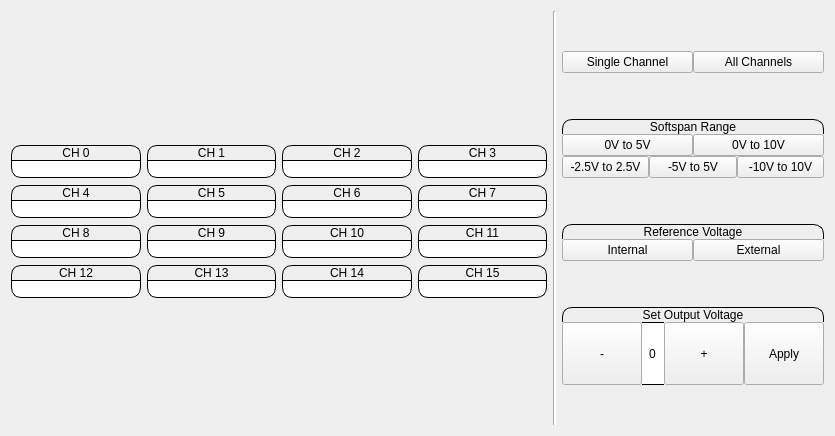
      <widget class="QWidget" name="dac_page">
       <layout class="QVBoxLayout" name="verticalLayout_7">
        <item>
         <layout class="QHBoxLayout" name="horizontalLayout_6" stretch="7,0,3">
          <property name="rightMargin">
           <number>0</number>
          </property>
          <property name="bottomMargin">
           <number>0</number>
          </property>
          <item>
           <widget class="QFrame" name="dac_channels_layout">
            <property name="styleSheet">
             <string notr="true">QPushButton {
	margin-top:7px;
	border:1px solid black;
	border-top-left-radius: 10px;
	border-top-right-radius: 10px;
}

QLineEdit {
	border-radius:10px;
	border-top-left-radius: 0px;
	border-top-right-radius: 0px;
	border-left:1px solid black;
	border-right:1px solid black;
	border-bottom:1px solid black;
}
</string>
            </property>
            <layout class="QGridLayout" name="gridLayout_2">
             <property name="leftMargin">
              <number>0</number>
             </property>
             <property name="topMargin">
              <number>0</number>
             </property>
             <property name="rightMargin">
              <number>0</number>
             </property>
             <property name="bottomMargin">
              <number>0</number>
             </property>
             <property name="verticalSpacing">
              <number>0</number>
             </property>
             <item row="7" column="0">
              <widget class="QPushButton" name="btn_chl_12">
               <property name="text">
                <string>CH 12</string>
               </property>
              </widget>
             </item>
             <item row="5" column="0">
              <widget class="QPushButton" name="btn_chl_8">
               <property name="text">
                <string>CH 8</string>
               </property>
              </widget>
             </item>
             <item row="3" column="0">
              <widget class="QPushButton" name="btn_chl_4">
               <property name="text">
                <string>CH 4</string>
               </property>
              </widget>
             </item>
             <item row="4" column="2">
              <widget class="QLineEdit" name="txt_chl_6">
               <property name="alignment">
                <set>Qt::AlignCenter</set>
               </property>
               <property name="readOnly">
                <bool>true</bool>
               </property>
              </widget>
             </item>
             <item row="7" column="1">
              <widget class="QPushButton" name="btn_chl_13">
               <property name="text">
                <string>CH 13</string>
               </property>
              </widget>
             </item>
             <item row="8" column="3">
              <widget class="QLineEdit" name="txt_chl_15">
               <property name="alignment">
                <set>Qt::AlignCenter</set>
               </property>
               <property name="readOnly">
                <bool>true</bool>
               </property>
              </widget>
             </item>
             <item row="6" column="3">
              <widget class="QLineEdit" name="txt_chl_11">
               <property name="alignment">
                <set>Qt::AlignCenter</set>
               </property>
               <property name="readOnly">
                <bool>true</bool>
               </property>
              </widget>
             </item>
             <item row="8" column="0">
              <widget class="QLineEdit" name="txt_chl_12">
               <property name="alignment">
                <set>Qt::AlignCenter</set>
               </property>
               <property name="readOnly">
                <bool>true</bool>
               </property>
              </widget>
             </item>
             <item row="1" column="2">
              <widget class="QPushButton" name="btn_chl_2">
               <property name="text">
                <string>CH 2</string>
               </property>
              </widget>
             </item>
             <item row="9" column="0">
              <spacer name="verticalSpacer_7">
               <property name="orientation">
                <enum>Qt::Vertical</enum>
               </property>
               <property name="sizeHint" stdset="0">
                <size>
                 <width>20</width>
                 <height>40</height>
                </size>
               </property>
              </spacer>
             </item>
             <item row="7" column="2">
              <widget class="QPushButton" name="btn_chl_14">
               <property name="text">
                <string>CH 14</string>
               </property>
              </widget>
             </item>
             <item row="7" column="3">
              <widget class="QPushButton" name="btn_chl_15">
               <property name="text">
                <string>CH 15</string>
               </property>
              </widget>
             </item>
             <item row="3" column="3">
              <widget class="QPushButton" name="btn_chl_7">
               <property name="text">
                <string>CH 7</string>
               </property>
              </widget>
             </item>
             <item row="4" column="3">
              <widget class="QLineEdit" name="txt_chl_7">
               <property name="alignment">
                <set>Qt::AlignCenter</set>
               </property>
               <property name="readOnly">
                <bool>true</bool>
               </property>
              </widget>
             </item>
             <item row="4" column="0">
              <widget class="QLineEdit" name="txt_chl_4">
               <property name="alignment">
                <set>Qt::AlignCenter</set>
               </property>
               <property name="readOnly">
                <bool>true</bool>
               </property>
              </widget>
             </item>
             <item row="4" column="1">
              <widget class="QLineEdit" name="txt_chl_5">
               <property name="alignment">
                <set>Qt::AlignCenter</set>
               </property>
               <property name="readOnly">
                <bool>true</bool>
               </property>
              </widget>
             </item>
             <item row="6" column="2">
              <widget class="QLineEdit" name="txt_chl_10">
               <property name="alignment">
                <set>Qt::AlignCenter</set>
               </property>
               <property name="readOnly">
                <bool>true</bool>
               </property>
              </widget>
             </item>
             <item row="3" column="1">
              <widget class="QPushButton" name="btn_chl_5">
               <property name="text">
                <string>CH 5</string>
               </property>
              </widget>
             </item>
             <item row="2" column="2">
              <widget class="QLineEdit" name="txt_chl_2">
               <property name="alignment">
                <set>Qt::AlignCenter</set>
               </property>
               <property name="readOnly">
                <bool>true</bool>
               </property>
              </widget>
             </item>
             <item row="2" column="3">
              <widget class="QLineEdit" name="txt_chl_3">
               <property name="alignment">
                <set>Qt::AlignCenter</set>
               </property>
               <property name="readOnly">
                <bool>true</bool>
               </property>
              </widget>
             </item>
             <item row="6" column="0">
              <widget class="QLineEdit" name="txt_chl_8">
               <property name="alignment">
                <set>Qt::AlignCenter</set>
               </property>
               <property name="readOnly">
                <bool>true</bool>
               </property>
              </widget>
             </item>
             <item row="8" column="2">
              <widget class="QLineEdit" name="txt_chl_14">
               <property name="alignment">
                <set>Qt::AlignCenter</set>
               </property>
               <property name="readOnly">
                <bool>true</bool>
               </property>
              </widget>
             </item>
             <item row="1" column="0">
              <widget class="QPushButton" name="btn_chl_0">
               <property name="styleSheet">
                <string notr="true"/>
               </property>
               <property name="text">
                <string>CH 0</string>
               </property>
              </widget>
             </item>
             <item row="8" column="1">
              <widget class="QLineEdit" name="txt_chl_13">
               <property name="alignment">
                <set>Qt::AlignCenter</set>
               </property>
               <property name="readOnly">
                <bool>true</bool>
               </property>
              </widget>
             </item>
             <item row="5" column="2">
              <widget class="QPushButton" name="btn_chl_10">
               <property name="text">
                <string>CH 10</string>
               </property>
              </widget>
             </item>
             <item row="5" column="1">
              <widget class="QPushButton" name="btn_chl_9">
               <property name="text">
                <string>CH 9</string>
               </property>
              </widget>
             </item>
             <item row="2" column="0">
              <widget class="QLineEdit" name="txt_chl_0">
               <property name="alignment">
                <set>Qt::AlignCenter</set>
               </property>
               <property name="readOnly">
                <bool>true</bool>
               </property>
              </widget>
             </item>
             <item row="5" column="3">
              <widget class="QPushButton" name="btn_chl_11">
               <property name="text">
                <string>CH 11</string>
               </property>
              </widget>
             </item>
             <item row="0" column="0">
              <spacer name="verticalSpacer_8">
               <property name="orientation">
                <enum>Qt::Vertical</enum>
               </property>
               <property name="sizeHint" stdset="0">
                <size>
                 <width>20</width>
                 <height>40</height>
                </size>
               </property>
              </spacer>
             </item>
             <item row="2" column="1">
              <widget class="QLineEdit" name="txt_chl_1">
               <property name="alignment">
                <set>Qt::AlignCenter</set>
               </property>
               <property name="readOnly">
                <bool>true</bool>
               </property>
              </widget>
             </item>
             <item row="1" column="3">
              <widget class="QPushButton" name="btn_chl_3">
               <property name="text">
                <string>CH 3</string>
               </property>
              </widget>
             </item>
             <item row="6" column="1">
              <widget class="QLineEdit" name="txt_chl_9">
               <property name="alignment">
                <set>Qt::AlignCenter</set>
               </property>
               <property name="readOnly">
                <bool>true</bool>
               </property>
              </widget>
             </item>
             <item row="3" column="2">
              <widget class="QPushButton" name="btn_chl_6">
               <property name="text">
                <string>CH 6</string>
               </property>
              </widget>
             </item>
             <item row="1" column="1">
              <widget class="QPushButton" name="btn_chl_1">
               <property name="text">
                <string>CH 1</string>
               </property>
              </widget>
             </item>
            </layout>
           </widget>
          </item>
          <item>
           <widget class="Line" name="line_3">
            <property name="styleSheet">
             <string notr="true">background-color: rgb(255, 255, 255);</string>
            </property>
            <property name="orientation">
             <enum>Qt::Vertical</enum>
            </property>
           </widget>
          </item>
          <item>
           <layout class="QVBoxLayout" name="verticalLayout_12">
            <property name="leftMargin">
             <number>0</number>
            </property>
            <property name="topMargin">
             <number>0</number>
            </property>
            <property name="rightMargin">
             <number>0</number>
            </property>
            <property name="bottomMargin">
             <number>0</number>
            </property>
            <item>
             <spacer name="verticalSpacer_9">
              <property name="orientation">
               <enum>Qt::Vertical</enum>
              </property>
              <property name="sizeHint" stdset="0">
               <size>
                <width>20</width>
                <height>40</height>
               </size>
              </property>
             </spacer>
            </item>
            <item>
             <widget class="QFrame" name="horizontalFrame">
              <property name="styleSheet">
               <string notr="true">QPushButton[objectName^=&quot;btn_dac_single_channel&quot;] {
	border-bottom-left-radius: 15px;
	border-top-left-radius: 15px;
	border-top:1px solid black;
	border-bottom:1px solid black;
	border-left:1px solid black;
	padding:20px;
	background-color: white;
}


QPushButton[objectName^=&quot;btn_dac_all_channels&quot;] {
	border-bottom-right-radius: 15px;
	border-top-right-radius: 15px;
	border:1px solid black;
	border-bottom:1px solid black;
	background-color: white;
	padding:20px;
}
</string>
              </property>
              <layout class="QHBoxLayout" name="horizontalLayout_13" stretch="1,1">
               <property name="spacing">
                <number>0</number>
               </property>
               <property name="leftMargin">
                <number>0</number>
               </property>
               <property name="topMargin">
                <number>0</number>
               </property>
               <property name="rightMargin">
                <number>0</number>
               </property>
               <property name="bottomMargin">
                <number>0</number>
               </property>
               <item>
                <widget class="QPushButton" name="btn_dac_single_channel">
                 <property name="text">
                  <string>Single Channel</string>
                 </property>
                </widget>
               </item>
               <item>
                <widget class="QPushButton" name="btn_dac_all_channels">
                 <property name="text">
                  <string>All Channels</string>
                 </property>
                </widget>
               </item>
              </layout>
             </widget>
            </item>
            <item>
             <spacer name="verticalSpacer_13">
              <property name="orientation">
               <enum>Qt::Vertical</enum>
              </property>
              <property name="sizeHint" stdset="0">
               <size>
                <width>20</width>
                <height>40</height>
               </size>
              </property>
             </spacer>
            </item>
            <item>
             <widget class="QFrame" name="softspan_layout">
              <property name="styleSheet">
               <string notr="true">QPushButton[objectName^=&quot;btn_span_plus_minus_2v5&quot;] {
border-bottom-left-radius: 15px;
border:1px solid black;
border-bottom:1px solid black;
background-color: white;
padding:20px;
}

QPushButton[objectName^=&quot;btn_span_0_to_5&quot;] {
border-top:1px solid black;
border-left:1px solid black;
background-color: white;
padding:20px;
}

QPushButton[objectName^=&quot;btn_span_0_to_10&quot;] {
border-top:1px solid black;
border-right:1px solid black;
border-left:1px solid black;
background-color: white;
padding:20px;
}

QPushButton[objectName^=&quot;btn_span_plus_minus_5&quot;] {
border-top:1px solid black;
border-bottom:1px solid black;
background-color: white;
padding:20px;
}

QPushButton[objectName^=&quot;btn_span_plus_minus_10&quot;] {
border-bottom-right-radius: 15px;
border:1px solid black;
border-bottom:1px solid black;
background-color: white;
padding:20px;
}

QLabel {
	border-top:1px solid black;
	border-left:1px solid black;
	border-right:1px solid black;
	border-top-left-radius: 10px;
	border-top-right-radius: 10px;
}
</string>
              </property>
              <layout class="QVBoxLayout" name="verticalLayout_14">
               <property name="spacing">
                <number>0</number>
               </property>
               <property name="leftMargin">
                <number>0</number>
               </property>
               <property name="topMargin">
                <number>0</number>
               </property>
               <property name="rightMargin">
                <number>0</number>
               </property>
               <property name="bottomMargin">
                <number>0</number>
               </property>
               <item>
                <widget class="QLabel" name="label_3">
                 <property name="styleSheet">
                  <string notr="true"/>
                 </property>
                 <property name="text">
                  <string>Softspan Range</string>
                 </property>
                 <property name="alignment">
                  <set>Qt::AlignCenter</set>
                 </property>
                </widget>
               </item>
               <item>
                <layout class="QHBoxLayout" name="horizontalLayout_14">
                 <property name="spacing">
                  <number>0</number>
                 </property>
                 <property name="topMargin">
                  <number>0</number>
                 </property>
                 <item>
                  <widget class="QPushButton" name="btn_span_0_to_5">
                   <property name="text">
                    <string>0V to 5V</string>
                   </property>
                  </widget>
                 </item>
                 <item>
                  <widget class="QPushButton" name="btn_span_0_to_10">
                   <property name="text">
                    <string>0V to 10V</string>
                   </property>
                  </widget>
                 </item>
                </layout>
               </item>
               <item>
                <layout class="QHBoxLayout" name="horizontalLayout_12">
                 <property name="spacing">
                  <number>0</number>
                 </property>
                 <property name="topMargin">
                  <number>0</number>
                 </property>
                 <item>
                  <widget class="QPushButton" name="btn_span_plus_minus_2v5">
                   <property name="text">
                    <string>-2.5V to 2.5V</string>
                   </property>
                  </widget>
                 </item>
                 <item>
                  <widget class="QPushButton" name="btn_span_plus_minus_5">
                   <property name="text">
                    <string>-5V to 5V</string>
                   </property>
                  </widget>
                 </item>
                 <item>
                  <widget class="QPushButton" name="btn_span_plus_minus_10">
                   <property name="text">
                    <string>-10V to 10V</string>
                   </property>
                  </widget>
                 </item>
                </layout>
               </item>
              </layout>
             </widget>
            </item>
            <item>
             <spacer name="verticalSpacer_10">
              <property name="orientation">
               <enum>Qt::Vertical</enum>
              </property>
              <property name="sizeHint" stdset="0">
               <size>
                <width>20</width>
                <height>40</height>
               </size>
              </property>
             </spacer>
            </item>
            <item>
             <widget class="QFrame" name="verticalFrame_3">
              <property name="styleSheet">
               <string notr="true">QPushButton[objectName^=&quot;btn_vref_internal&quot;] {
	border-bottom-left-radius: 15px;
	border-top:1px solid black;
	border-bottom:1px solid black;
	border-left:1px solid black;
	padding:20px;
	background-color: white;
}


QPushButton[objectName^=&quot;btn_vref_external&quot;] {
	border-bottom-right-radius: 15px;
	border:1px solid black;
	border-bottom:1px solid black;
	background-color: white;
	padding:20px;
}

QLabel {
	border-top:1px solid black;
	border-left:1px solid black;
	border-right:1px solid black;
	border-top-left-radius: 10px;
	border-top-right-radius: 10px;
}</string>
              </property>
              <layout class="QVBoxLayout" name="verticalLayout_3">
               <property name="spacing">
                <number>0</number>
               </property>
               <property name="leftMargin">
                <number>0</number>
               </property>
               <property name="topMargin">
                <number>0</number>
               </property>
               <property name="rightMargin">
                <number>0</number>
               </property>
               <property name="bottomMargin">
                <number>0</number>
               </property>
               <item>
                <widget class="QLabel" name="label_2">
                 <property name="text">
                  <string>Reference Voltage</string>
                 </property>
                 <property name="alignment">
                  <set>Qt::AlignCenter</set>
                 </property>
                </widget>
               </item>
               <item>
                <layout class="QHBoxLayout" name="horizontalLayout_15">
                 <property name="spacing">
                  <number>0</number>
                 </property>
                 <property name="topMargin">
                  <number>0</number>
                 </property>
                 <item>
                  <widget class="QPushButton" name="btn_vref_internal">
                   <property name="text">
                    <string>Internal</string>
                   </property>
                  </widget>
                 </item>
                 <item>
                  <widget class="QPushButton" name="btn_vref_external">
                   <property name="text">
                    <string>External</string>
                   </property>
                  </widget>
                 </item>
                </layout>
               </item>
              </layout>
             </widget>
            </item>
            <item>
             <spacer name="verticalSpacer_15">
              <property name="orientation">
               <enum>Qt::Vertical</enum>
              </property>
              <property name="sizeHint" stdset="0">
               <size>
                <width>20</width>
                <height>40</height>
               </size>
              </property>
             </spacer>
            </item>
            <item>
             <widget class="QFrame" name="verticalFrame_2">
              <property name="styleSheet">
               <string notr="true">QPushButton[objectName^=&quot;btn_dec&quot;] {
	border-bottom-left-radius: 15px;
	border:1px solid black;
}

QPushButton[objectName^=&quot;btn_apply&quot;] {
	border-bottom-right-radius: 15px;
	border-top:1px solid black;
	border-bottom:1px solid black;
	border-right:1px solid black;
}

QPushButton[objectName^=&quot;btn_inc&quot;] {
	border:1px solid black;
}

QPushButton:pressed {
	background-color: rgb(0, 170, 255);
	color:white;
}

QLabel {
	border-top:1px solid black;
	border-left:1px solid black;
	border-right:1px solid black;
	border-top-left-radius: 10px;
	border-top-right-radius: 10px;
}

QLineEdit {
	border-top:1px solid black;
	border-bottom:1px solid black;
}</string>
              </property>
              <layout class="QVBoxLayout" name="verticalLayout_5">
               <property name="spacing">
                <number>0</number>
               </property>
               <property name="leftMargin">
                <number>0</number>
               </property>
               <property name="topMargin">
                <number>0</number>
               </property>
               <property name="rightMargin">
                <number>0</number>
               </property>
               <property name="bottomMargin">
                <number>0</number>
               </property>
               <item>
                <widget class="QLabel" name="lbl_output_range">
                 <property name="text">
                  <string>Set Output Voltage</string>
                 </property>
                 <property name="alignment">
                  <set>Qt::AlignCenter</set>
                 </property>
                </widget>
               </item>
               <item>
                <layout class="QHBoxLayout" name="horizontalLayout_16" stretch="1,2,1,3">
                 <property name="spacing">
                  <number>0</number>
                 </property>
                 <property name="topMargin">
                  <number>0</number>
                 </property>
                 <item>
                  <widget class="QPushButton" name="btn_dec">
                   <property name="minimumSize">
                    <size>
                     <width>0</width>
                     <height>63</height>
                    </size>
                   </property>
                   <property name="text">
                    <string>-</string>
                   </property>
                   <property name="iconSize">
                    <size>
                     <width>20</width>
                     <height>20</height>
                    </size>
                   </property>
                  </widget>
                 </item>
                 <item>
                  <widget class="QLineEdit" name="txt_dac_voltage">
                   <property name="minimumSize">
                    <size>
                     <width>0</width>
                     <height>63</height>
                    </size>
                   </property>
                   <property name="text">
                    <string>0</string>
                   </property>
                   <property name="alignment">
                    <set>Qt::AlignCenter</set>
                   </property>
                  </widget>
                 </item>
                 <item>
                  <widget class="QPushButton" name="btn_inc">
                   <property name="minimumSize">
                    <size>
                     <width>0</width>
                     <height>63</height>
                    </size>
                   </property>
                   <property name="text">
                    <string>+</string>
                   </property>
                   <property name="iconSize">
                    <size>
                     <width>20</width>
                     <height>20</height>
                    </size>
                   </property>
                  </widget>
                 </item>
                 <item>
                  <widget class="QPushButton" name="btn_apply">
                   <property name="minimumSize">
                    <size>
                     <width>0</width>
                     <height>63</height>
                    </size>
                   </property>
                   <property name="text">
                    <string>Apply</string>
                   </property>
                  </widget>
                 </item>
                </layout>
               </item>
              </layout>
             </widget>
            </item>
            <item>
             <spacer name="verticalSpacer_14">
              <property name="orientation">
               <enum>Qt::Vertical</enum>
              </property>
              <property name="sizeHint" stdset="0">
               <size>
                <width>20</width>
                <height>40</height>
               </size>
              </property>
             </spacer>
            </item>
           </layout>
          </item>
         </layout>
        </item>
       </layout>
      </widget>
